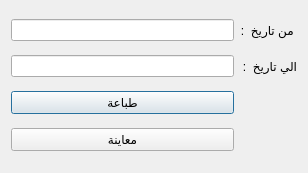
<?xml version="1.0" encoding="UTF-8"?>
<ui version="4.0">
 <class>Dialog</class>
 <widget class="QDialog" name="Dialog">
  <property name="geometry">
   <rect>
    <x>0</x>
    <y>0</y>
    <width>308</width>
    <height>173</height>
   </rect>
  </property>
  <property name="windowTitle">
   <string>Dialog</string>
  </property>
  <layout class="QGridLayout" name="gridLayout">
   <item row="3" column="0">
    <widget class="QPushButton" name="pushButton">
     <property name="text">
      <string>طباعة</string>
     </property>
    </widget>
   </item>
   <item row="1" column="0">
    <widget class="QLineEdit" name="end_input"/>
   </item>
   <item row="0" column="0">
    <widget class="QLineEdit" name="start_input"/>
   </item>
   <item row="0" column="1">
    <widget class="QLabel" name="start">
     <property name="text">
      <string> من تاريخ  :</string>
     </property>
    </widget>
   </item>
   <item row="1" column="1">
    <widget class="QLabel" name="end">
     <property name="text">
      <string>الي تاريخ  :</string>
     </property>
    </widget>
   </item>
   <item row="4" column="0">
    <widget class="QPushButton" name="preview">
     <property name="text">
      <string>معاينة</string>
     </property>
    </widget>
   </item>
  </layout>
 </widget>
 <resources/>
 <connections/>
</ui>
